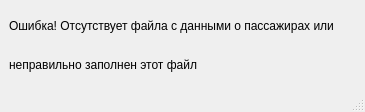
<?xml version="1.0" encoding="UTF-8"?>
<ui version="4.0">
 <class>MainWindow</class>
 <widget class="QMainWindow" name="MainWindow">
  <property name="geometry">
   <rect>
    <x>0</x>
    <y>0</y>
    <width>365</width>
    <height>112</height>
   </rect>
  </property>
  <property name="windowTitle">
   <string>MainWindow</string>
  </property>
  <widget class="QWidget" name="centralwidget">
   <layout class="QVBoxLayout" name="verticalLayout">
    <item>
     <widget class="QLabel" name="label">
      <property name="text">
       <string>Ошибка! Отсутствует файла с данными о пассажирах или</string>
      </property>
     </widget>
    </item>
    <item>
     <widget class="QLabel" name="label_2">
      <property name="text">
       <string>неправильно заполнен этот файл</string>
      </property>
     </widget>
    </item>
   </layout>
  </widget>
  <widget class="QMenuBar" name="menubar">
   <property name="geometry">
    <rect>
     <x>0</x>
     <y>0</y>
     <width>365</width>
     <height>26</height>
    </rect>
   </property>
  </widget>
  <widget class="QStatusBar" name="statusbar"/>
 </widget>
 <resources/>
 <connections/>
</ui>
